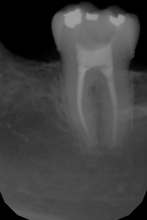
%> input picture Xray_Portugal/Cluster/mfiles/rx4.jpg, 147 x 220 px, shrunk from 1023 x 1536 before the run
$ octave TestsC0.m   (GNU Octave 9; MATLAB toolbox functions it lacks are replaced by stand-ins)
%> lines starting %> are read from the running program, lines starting %| are printed output that depends on the picture; in (x1, y1, x2, y2) boxes, pixels count from 0 and x2, y2 are one past the last pixel; in counts of white or black regions, pixels touching at a corner belong together; the program's own positions count from 1
%%%%%%%%%%%
%% Lancement de tests
%%%%%%%%%%%%%%
clc
clear all
close all

imageName = 'rx4.jpg';
imageNameShort = 'rx4';


I1=imread(imageName);
%> I1 is the input picture: size 220x147x3 uint8; min 0, max 159, mean 65.1
I=double(I1(:,:,1));
disp('Taille de l image')
[n1,m1,p]=size(I);
%> n1 = 220; m1 = 147; p = 1

% filtre
seuil=[];
filtre='sobel';

% image originale
colormap('gray');
d = edge(I,filtre,seuil);
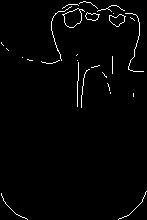
%> d: size 220x147 logical; 1.8% white in thin lines or dots
imshow(d)
title(['Original data ' ]);
saveName = [ imageNameShort, '_Original_', filtre];
saveas(gcf, saveName, 'jpg');

iout=I./255;
BW=d;
iout(:,:,1) = iout;                           %# Initialize red color plane
iout(:,:,2) = iout(:,:,1);                    %# Initialize green color plane
iout(:,:,3) = iout(:,:,1);                    %# Initialize blue color plane
%> iout: size 220x147x3 double
iout(:,:,1) = min(iout(:,:,1) + BW, 1.0);     %# Add edges to red color plane
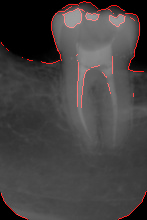
%> iout: size 220x147x3 double; mean R, G, B 0.269, 0.255, 0.255
figure;
imshow(iout);
title('Original data');

saveName = [imageNameShort, '_i+c_Original_', filtre];
saveas(gcf, saveName, 'jpg');

% Nombre de classes
for k=4


% [7 lines of commented-out code are left out]

for choix=1:6

  if choix<=2

    % Pour une segmentation en niveau de gris
    disp('Premier jeu de données')
    points2=zeros(n1*m1,1);
    points=I(:);

    %%Taille du jeu de données
    disp('nbre de points')
    [n,m]=size(points);

    %% Méthode 1 ou 2 : Global Kmeans avec distance niveau de gris L1 ou L2
    disp('Test du Global Kmeans L1 ou L2')
    [Er,M,nb] = GlobalKmeans(points,[],k,0,0,0,choix);
    %dyn=1 fast global kmeans ,
    %dyn=4 global kmeans
    %dyn=0 for random initialisation

    [distance]=sqdist(M',points',choix);
    [~,IDX]=min(distance',[],2);

    figure
    colormap('gray');
    I4=reshape(IDX,n1,m1);
    I4=ipermute(I4,[1,2,3]);

    d = edge(I4,filtre,seuil);
    imshow(d)
    %d = bwareaopen(d,40);

    if choix==1
      title('Global Kmeans i1')
      saveName = [ imageNameShort, '_', num2str(k), '_GlobalKmeans_i1_', filtre];
    else
      title('Global Kmeans i2')
      saveName = [ imageNameShort, '_', num2str(k), '_GlobalKmeans_i2_', filtre];
    end
    saveas(gcf, saveName, 'jpg');

    iout=I./255;
    BW=d;
    iout(:,:,1) = iout;                           %# Initialize red color plane
    iout(:,:,2) = iout(:,:,1);                    %# Initialize green color plane
    iout(:,:,3) = iout(:,:,1);                    %# Initialize blue color plane
    iout(:,:,1) = min(iout(:,:,1) + BW, 1.0);     %# Add edges to red color plane
    figure;
    imshow(iout);
    if choix==1
      title('Global Kmeans i1')
      saveName = [ imageNameShort, '_i+c_', num2str(k), '_GlobalKmeans_i1_', filtre];
    else
      title('Global Kmeans i2')
      saveName = [ imageNameShort, '_i+c_', num2str(k), '_GlobalKmeans_i2_', filtre];
    end
    saveas(gcf, saveName, 'jpg');

  elseif choix<=4

    %Pour une segmentation géométrique + niveau de gris
    disp('Deuxième jeu de données')
    Data=zeros(n1*m1,3);
    for i=1:n1
      for j=1:m1
        Data((i-1)*m1+j,:)=[i/n1,j/m1,I(i,j)/256];
      end
    end
    points=Data;

    %%Taille du jeu de données
    disp('nbre de points')
    [n,m]=size(points);

    %% Méthode 3 ou 4 : Global Kmeans avec distance géométrique
    disp('Test du Global Kmeans Géométrique L')
    [Er,M,nb] = GlobalKmeans(points,[],k,0,0,0,choix-2);
    %dyn=1 fast global kmeans ,
    %dyn=4 global kmeans
    %dyn=0 for random initialisation

    [distance]=sqdist(M',points',choix-2);
    [~,IDX]=min(distance',[],2);

    figure
    colormap('gray');
    I4=reshape(IDX,m1,n1);
    I4=ipermute(I4,[2,1,3]);

    d = edge(I4,'sobel',seuil);
    imshow(d)
    %d = bwareaopen(d,40);

    if choix==3
      title('Global Kmeans g2i1')
      saveName = [ imageNameShort, '_', num2str(k), '_GlobalKmeans_g2i1_', filtre];
    else
      title('Global Kmeans g2i2')
      saveName = [ imageNameShort, '_', num2str(k), '_GlobalKmeans_g2i2_', filtre];
    end
    saveas(gcf, saveName, 'jpg');

    iout=I./255;
    BW=d;
    iout(:,:,1) = iout;                           %# Initialize red color plane
    iout(:,:,2) = iout(:,:,1);                    %# Initialize green color plane
    iout(:,:,3) = iout(:,:,1);                    %# Initialize blue color plane
    iout(:,:,1) = min(iout(:,:,1) + BW, 1.0);     %# Add edges to red color plane
    figure;
    imshow(iout);
    if choix==3
      title('Global Kmeans g2i1')
      saveName = [ imageNameShort, '_i+c_', num2str(k), '_GlobalKmeans_g2i1_', filtre];
    else
      title('Global Kmeans g2i2')
      saveName = [ imageNameShort, '_i+c_', num2str(k), '_GlobalKmeans_g2i2_', filtre];
    end
    saveas(gcf, saveName, 'jpg');

  else
    % Pour une segmentation en niveau de gris
    disp('Premier jeu de données')
    points2=zeros(n1*m1,1);
    points=I(:);

    %%Taille du jeu de données
    disp('nbre de points')
    [n,m]=size(points);


    %% Méthode 5 ou 6 : Algorithme Kmeans sur image
    disp('Test du Kmeans')
    if choix==5
      disp('Distance L1')
      [IDX,C]=kmeans(points,k,'start','uniform','distance','cityblock');
    else
      disp('Distance L2')
      [IDX,C]=kmeans(points,k,'start','uniform');
    end

    figure
    colormap('gray');
    I4=reshape(IDX,n1,m1);
    I4=ipermute(I4,[1,2,3]);

    d = edge(I4,'sobel',seuil);
    imshow(d)
    %d = bwareaopen(d,40);

    if(choix == 1)
      title('Kmeans i1');
      saveName = [ imageNameShort, '_', num2str(k), '_Kmeans_i1_'], filtre;
    else
      title('Kmeans i2');
      saveName = [ imageNameShort, '_', num2str(k), '_Kmeans_i2_', filtre];
    end
    saveas(gcf, saveName, 'jpg');

    iout=I./255;
    BW=d;
    iout(:,:,1) = iout;                           %# Initialize red color plane
    iout(:,:,2) = iout(:,:,1);                    %# Initialize green color plane
    iout(:,:,3) = iout(:,:,1);                    %# Initialize blue color plane
    iout(:,:,1) = min(iout(:,:,1) + BW, 1.0);     %# Add edges to red color plane
    figure;
    imshow(iout);
    if(choix == 1)
      title('Kmeans i1');
      saveName = [imageNameShort, '_i+c_', num2str(k), '_Kmeans_i1_', filtre];
    else
      title('Kmeans i2');
      saveName = [imageNameShort, '_i+c_', num2str(k), '_Kmeans_i2_', filtre];
    end
    saveas(gcf, saveName, 'jpg');


  end %if

end % for choix=1:6

%close all

end % for k=3:8
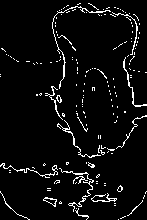
%> BW: size 220x147 logical; 5.1% white in thin lines or dots
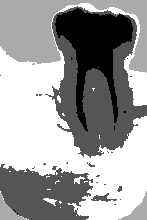
%> I4: size 220x147 double; min 1, max 4, mean 2.86; drawn with min black and max white
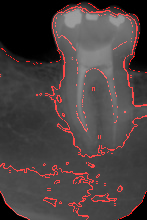
%> iout: size 220x147x3 double; 6.21% of pixels changed, all inside (x1, y1, x2, y2) = (0, 1, 147, 220)
%> after the loop, C = [119.9; 82.83; 2.61; 60.89]; Er = 198.2; M = [0.28 0.643 0.425; 0.69 0.756 0.274; 0.219 0.408 0.0152; 0.624 0.241 0.254]; m = 1; n = 32340; nb = 0; saveName = 'rx4_i+c_4_Kmeans_i2_sobel'

$ run again, with Xray_Portugal/Cluster/mfiles/rx2.jpg copied over Xray_Portugal/Cluster/mfiles/rx4.jpg
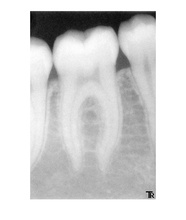
%> input picture Xray_Portugal/Cluster/mfiles/rx2.jpg, 186 x 220 px, shrunk from 506 x 598 before the run
%> I1 is the input picture: size 220x186x3 uint8; min 4, max 255, mean 213.4
%> d: size 220x186 logical; 1.9% white in thin lines or dots, all inside (x1, y1, x2, y2) = (30, 11, 156, 200)
%> after the loop `for k=4`:
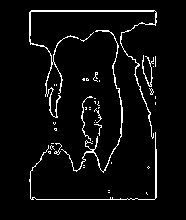
%> BW: size 220x186 logical; 4.7% white in thin lines or dots, all inside (x1, y1, x2, y2) = (29, 10, 157, 200)
%> after the loop `for k=4`:
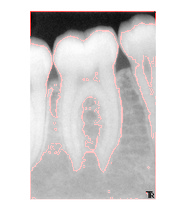
%> iout: size 220x186x3 double; mean R, G, B 0.848, 0.837, 0.837
%> after the loop `for k=4`: C = [178.2; 42.4; 215.7; 253.3]; Er = 386.6; M = [0.509 0.485 0.989; 0.644 0.555 0.696; 0.127 0.442 0.167; 0.44 0.5 0.841]; m = 1; n = 40920; nb = 0; saveName = 'rx4_i+c_4_Kmeans_i2_sobel'

$ run again, with Xray_Portugal/Cluster/mfiles/rx3.jpg copied over Xray_Portugal/Cluster/mfiles/rx4.jpg
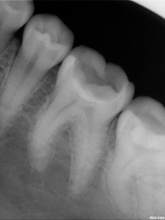
%> input picture Xray_Portugal/Cluster/mfiles/rx3.jpg, 165 x 220 px, shrunk from 1200 x 1600 before the run
%> I1 is the input picture: size 220x165x3 uint8; min 0, max 241, mean 100.7
%> d: size 220x165 logical; 1.5% white in thin lines or dots
%> after the loop `for k=4`:
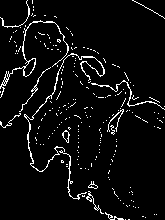
%> BW: size 220x165 logical; 5% white in thin lines or dots
%> after the loop `for k=4`:
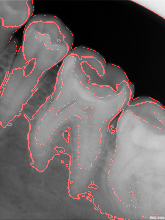
%> iout: size 220x165x3 double; mean R, G, B 0.423, 0.395, 0.395
%> after the loop `for k=4`: C = [167.5; 126.2; 5.86; 87.75]; Er = 263.8; M = [0.663 0.766 0.66; 0.48 0.397 0.507; 0.176 0.697 0.024; 0.639 0.282 0.347]; m = 1; n = 36300; nb = 0; saveName = 'rx4_i+c_4_Kmeans_i2_sobel'

$ run again, with Xray_Portugal/Cluster/mfiles/rx5.jpg copied over Xray_Portugal/Cluster/mfiles/rx4.jpg
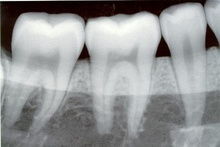
%> input picture Xray_Portugal/Cluster/mfiles/rx5.jpg, 220 x 147 px, shrunk from 446 x 298 before the run
%> I1 is the input picture: size 147x220x3 uint8; mean R, G, B 148.9, 150.1, 150.7
%> d: size 147x220 logical; 2% white in thin lines or dots
%> after the loop `for k=4`:
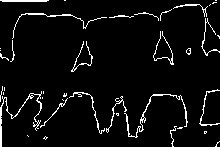
%> BW: size 147x220 logical; 5.2% white in thin lines or dots
%> after the loop `for k=4`:
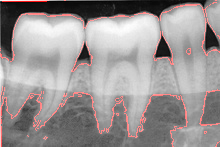
%> iout: size 147x220x3 double; mean R, G, B 0.607, 0.584, 0.584
%> after the loop `for k=4`: C = [209.9; 163.6; 23.74; 110.1]; Er = 292.9; M = [0.356 0.459 0.823; 0.116 0.417 0.0967; 0.528 0.604 0.643; 0.792 0.456 0.434]; m = 1; n = 32340; nb = 0; saveName = 'rx4_i+c_4_Kmeans_i2_sobel'
